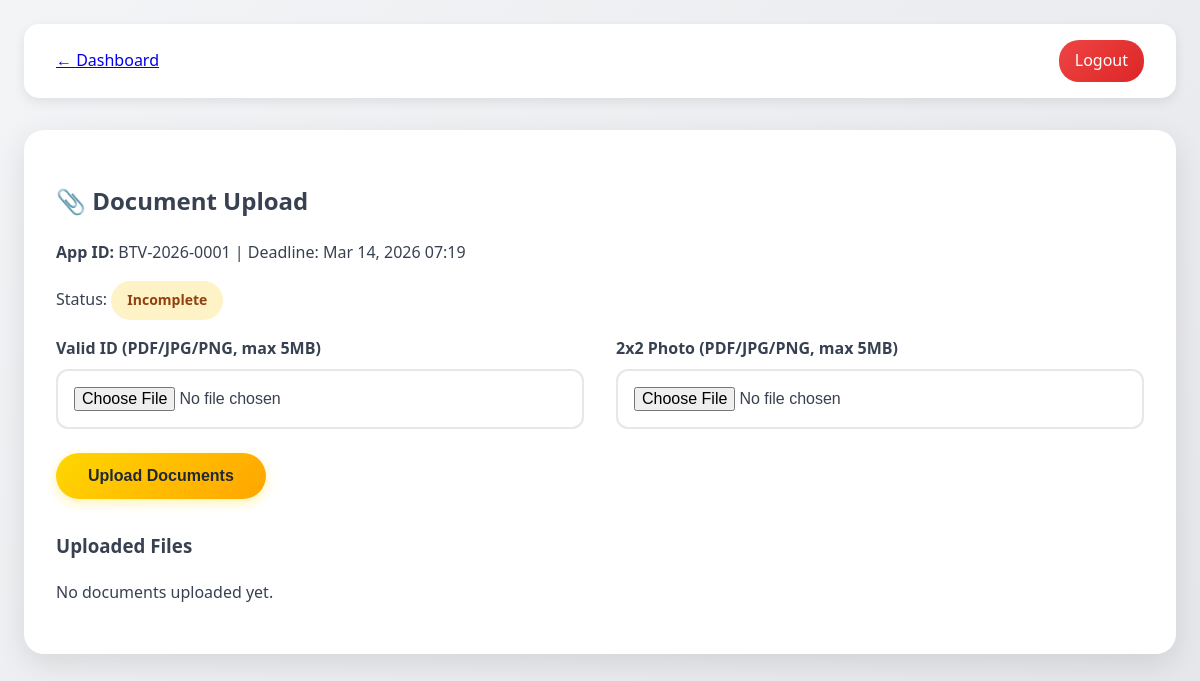
The app's page /btvlaci-portal/documents.php?app_id=1 (signed in) with its own data.
### tables this page shows
CREATE TABLE applications (
    id INTEGER PRIMARY KEY AUTOINCREMENT,
    applicant_id INTEGER NOT NULL REFERENCES applicants(id) ON DELETE CASCADE,
    qualification TEXT CHECK(qualification IN ('NCII','NCIII')),
    status TEXT CHECK(status IN ('Pending','Incomplete','Approved','Rejected','Scheduled')) DEFAULT 'Pending',
    application_code TEXT UNIQUE NOT NULL,
    batch_id INTEGER REFERENCES batches(id),
    created_at DATETIME DEFAULT CURRENT_TIMESTAMP,
    updated_at DATETIME DEFAULT CURRENT_TIMESTAMP,
    doc_deadline DATETIME
);

### btvlaci-portal/documents.php (the view, shortened to what this page needs)
<?php
$user_id = $_SESSION['user_id'];
$app_id = $_GET['app_id'] ?? 0;
$pdo = new PDO('sqlite:' . DB_PATH);
$stmt = $pdo->prepare('SELECT * FROM applications WHERE id = ? AND applicant_id = ?');
$stmt->execute([$app_id, $user_id]);
$app = $stmt->fetch();
$stmt = $pdo->prepare('SELECT * FROM documents WHERE application_id = ?');
$stmt->execute([$app_id]);
$docs = $stmt->fetchAll();
?>
<!DOCTYPE html>
<html lang="en">
<head>
  <link rel="stylesheet" href="assets/style.css">
</head>
<body>
  <div class="container">
    <nav class="nav">
      <a href="dashboard.php">← Dashboard</a>
      <a href="logout.php" class="logout">Logout</a>
    </nav>
    <div class="card">
      <h2>📎 Document Upload</h2>
      <p><strong>App ID:</strong> <?= $app['application_code'] ?> | Deadline: <?= date('M j, Y H:i', strtotime($app['doc_deadline'])) ?></p>
      <p>Status: <span class="status-badge status-<?= strtolower($app['status']) ?>"><?= $app['status'] ?></span></p>
      <form method="POST" enctype="multipart/form-data" data-validate>
        <div class="grid">
          <div class="form-group">
            <label>Valid ID (PDF/JPG/PNG, max 5MB)</label>
            <input type="file" name="id_card" accept="image/*,application/pdf">
          </div>
          <div class="form-group">
            <label>2x2 Photo (PDF/JPG/PNG, max 5MB)</label>
            <input type="file" name="photo_2x2" accept="image/*,application/pdf">
          </div>
        </div>
        <button type="submit" class="btn">Upload Documents</button>
      </form>
      <div style="margin-top:2rem;">
        <h3>Uploaded Files</h3>
        <?php if (empty($docs)): ?>
          <p>No documents uploaded yet.</p>
        <?php endif; ?>
      </div>
    </div>
  </div>
</body>
</html>

### btvlaci-portal/assets/style.css (style rules this page uses)
* { box-sizing: border-box; }
body { font-family: 'Segoe UI', Tahoma, Geneva, Verdana, sans-serif; margin: 0; padding: 0; background: linear-gradient(135deg, #F3F4F6 0%, #E5E7EB 100%); color: #374151; line-height: 1.6; }
.container { max-width: 1200px; margin: 0 auto; padding: 1.5rem; }
.btn { display: inline-block; padding: 0.875rem 2rem; background: linear-gradient(135deg, #FFD700, #FFA500); color: #1F2937; text-decoration: none; border-radius: 50px; font-weight: 600; transition: all 0.3s ease; border: none; cursor: pointer; font-size: 1rem; box-shadow: 0 4px 12px rgba(255,215,0,0.3); }
.card { background: white; border-radius: 20px; padding: 2rem; box-shadow: 0 10px 30px rgba(0,0,0,0.1); margin: 1.5rem 0; transition: transform 0.3s ease; }
.form-group { margin-bottom: 1.5rem; }
label { display: block; margin-bottom: 0.5rem; font-weight: 600; color: #374151; }
input, select, textarea { width: 100%; padding: 1rem; border: 2px solid #E5E7EB; border-radius: 12px; font-size: 1rem; transition: all 0.3s ease; }
.status-badge { padding: 0.5rem 1rem; border-radius: 25px; font-weight: 600; font-size: 0.875rem; display: inline-block; }
.status-incomplete { background: #FEF3C7; color: #92400E; }
.grid { display: grid; grid-template-columns: repeat(auto-fit, minmax(320px, 1fr)); gap: 2rem; }
.nav { display: flex; justify-content: space-between; align-items: center; background: white; padding: 1rem 2rem; border-radius: 15px; box-shadow: 0 4px 12px rgba(0,0,0,0.08); margin-bottom: 2rem; }
.logout { background: linear-gradient(135deg, #EF4444, #DC2626); color: white; padding: 0.5rem 1rem; border-radius: 20px; text-decoration: none; font-weight: 500; transition: all 0.3s; }

### records on screen
applications: application_code "BTV-2026-0001", doc_deadline "Mar 14, 2026 07:19", status "Incomplete"
